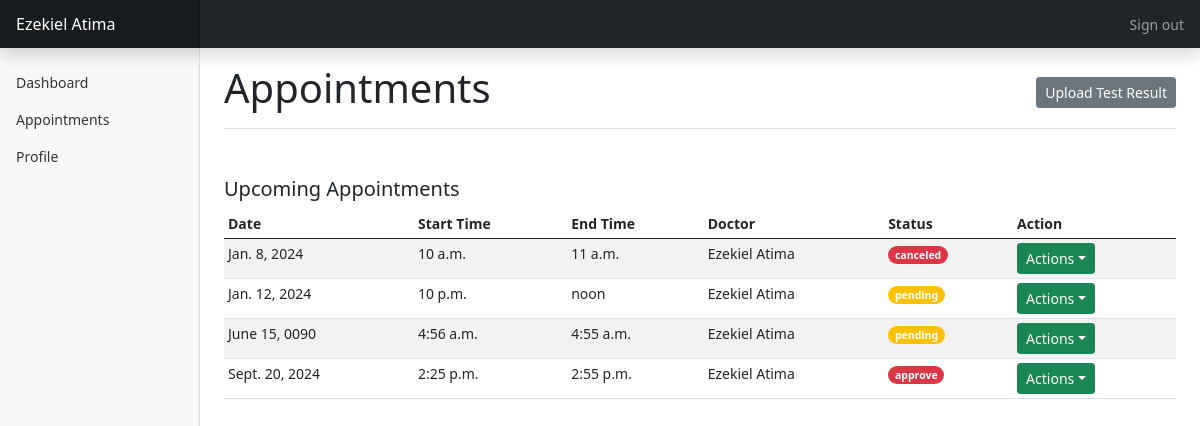
The app's page /doctor/appointments/ (signed in) with its own data.
### app/models.py (models this page shows, shortened)
class DoctorProfile(models.Model):
    doctor = models.OneToOneField(User, on_delete=models.CASCADE)
    name = models.CharField(max_length=255,)
    emails = models.EmailField(max_length=255,)
    phone = models.CharField(max_length=11,)
    profile_image = models.FileField(upload_to="static/uploads", blank=True, null=True)
    class Meta:
        verbose_name = 'Doctor Profile'
        verbose_name_plural = 'Doctor Profiles'

class Appointment(TimeStampedModel):
    student = models.ForeignKey(StudentProfile, on_delete=models.SET_NULL, blank=True, null=True)
    doctor = models.ForeignKey(DoctorProfile, on_delete=models.SET_NULL, blank=True, null=True)
    appointe_date = models.DateField()
    start_time = models.TimeField()
    end_time = models.TimeField()
    status = models.CharField(max_length=255, default='pending',
                              choices=(("pending", "pending"),("canceled", "canceled"), ("approve", "approve") ))

### app/views.py (the view)
# urls.py: path('doctor/appointments/', DoctorAppointmentView.as_view()),
class DoctorAppointmentView(View):
    def get(self, request):
        if not self.request.user.is_authenticated or not self.request.user.is_doctor:
            return redirect('/dcotor/login/')
        user = request.user
        profile = DoctorProfile.objects.get_or_create(doctor=user)
        profile = profile[0]
        appointments = Appointment.objects.filter(doctor=profile)
        doctors = DoctorProfile.objects.all()
        context = dict(profile=profile, appointments=appointments, doctors=doctors)
        return render(request, 'doctor/appointments.html', context)

### templates/doctor/appointments.html (shortened to what this page needs)
{% extends "doctor/index.html" %}
{% block heading %}
  <h1>Appointments</h1>
{% endblock heading %}
{% block main %}
<div class="my-5">
  <h5>Upcoming Appointments</h5>
  <div class="table-responsive">
    <table class="table table-striped table-sm">
      <thead>
        <tr>
          <th scope="col">Date</th>
          <th scope="col">Start Time</th>
          <th scope="col">End Time</th>
          <th scope="col">Doctor</th>
          <th scope="col">Status</th>
          <th scope="col">Action</th>
        </tr>
      </thead>
      <tbody>
        {% for appointment in appointments %}
        <tr>
          <td>{{appointment.appointe_date}}</td>
          <td>{{appointment.start_time}}</td>
          <td>{{appointment.end_time}}</td>
          <td>{{appointment.doctor.name}}</td>
          {% if appointment.status == 'pending' %}
          <td>
            <span class="badge rounded-pill bg-warning">{{appointment.status}} </span>
          </td>
          {% elif appointment.status == 'approved' %}
          <td>
            <span class="badge rounded-pill bg-success">{{appointment.status}} </span>
          </td>
          {% else %}
          <td>
            <span class="badge rounded-pill bg-danger">{{appointment.status}} </span>
          </td>
          {% endif %}
          <td>
            <div class="btn-group btn-group-sm">
              <button type="button" class="btn btn-sm btn-success dropdown-toggle dropdown-toggle-split" data-bs-toggle="dropdown"
                aria-expanded="false">
                Actions
              </button>
            </div>
          </td>
        </tr>
        {% endfor %}
      </tbody>
    </table>
  </div>
</div>
{% endblock main %}

### templates/doctor/index.html (shortened to what this page needs)
<!doctype html>
<html lang="en">
  <head>
    <link href="/static/bootstrap/bootstrap.min.css" rel="stylesheet">
    <link href="/static/dashboard/dashboard.css" rel="stylesheet">
  </head>
  <body>
<header class="navbar navbar-dark sticky-top bg-dark flex-md-nowrap p-0 shadow">
  <a class="navbar-brand col-md-3 col-lg-2 me-0 px-3" href="#">{{profile.name}}</a>
  <div class="navbar-nav">
    <div class="nav-item text-nowrap">
      <a class="nav-link px-3" href="/auth/signout/">Sign out</a>
    </div>
  </div>
</header>
<div class="container-fluid">
  <div class="row">
    <nav id="sidebarMenu" class="col-md-3 col-lg-2 d-md-block bg-light sidebar collapse">
      <div class="position-sticky pt-3">
        <ul class="nav flex-column">
          <li class="nav-item">
            <a class="nav-link" aria-current="page" href="/doctor/dashboard/">
              Dashboard
            </a>
          </li>
          <li class="nav-item">
            <a class="nav-link" href="/doctor/appointments/">
              Appointments
            </a>
          </li>
          <li class="nav-item">
            <a class="nav-link" href="/doctor/profile/">
              Profile
            </a>
          </li>
        </ul>
      </div>
    </nav>
    <main class="col-md-9 ms-sm-auto col-lg-10 px-md-4">
      <div class="d-flex justify-content-between flex-wrap flex-md-nowrap align-items-center pt-3 pb-2 mb-3 border-bottom">
        {% block heading %}
        {% endblock heading %}
        <div class="btn-toolbar mb-2 mb-md-0">
          <button type="button" class="btn btn-sm btn-secondary" data-bs-toggle="modal" data-bs-target="#exampleModalFullscreen">
            Upload Test Result
          </button>
        </div>
      </div>
      {% block main %}
      {% endblock main %}
    </main>
  </div>
</div>
  </body>
</html>

### static/dashboard/dashboard.css (style rules this page uses)
body { font-size: .875rem; }
.sidebar { position: fixed; top: 0; bottom: 0; left: 0; z-index: 100; padding: 48px 0 0; box-shadow: inset -1px 0 0 rgba(0, 0, 0, .1); }
.sidebar .nav-link { font-weight: 500; color: #333; }
.navbar-brand { padding-top: .75rem; padding-bottom: .75rem; font-size: 1rem; background-color: rgba(0, 0, 0, .25); box-shadow: inset -1px 0 0 rgba(0, 0, 0, .25); }

### records on screen
DoctorProfile: name "Ezekiel Atima"
Appointment: appointe_date "Jan. 8, 2024", start_time "10 a.m.", end_time "11 a.m.", doctor.name "Ezekiel Atima", status "canceled"
Appointment: appointe_date "Jan. 12, 2024", start_time "10 p.m.", end_time "noon", doctor.name "Ezekiel Atima", status "pending"
Appointment: appointe_date "June 15, 0090", start_time "4:56 a.m.", end_time "4:55 a.m.", doctor.name "Ezekiel Atima", status "pending"
Appointment: appointe_date "Sept. 20, 2024", start_time "2:25 p.m.", end_time "2:55 p.m.", doctor.name "Ezekiel Atima", status "approve"
